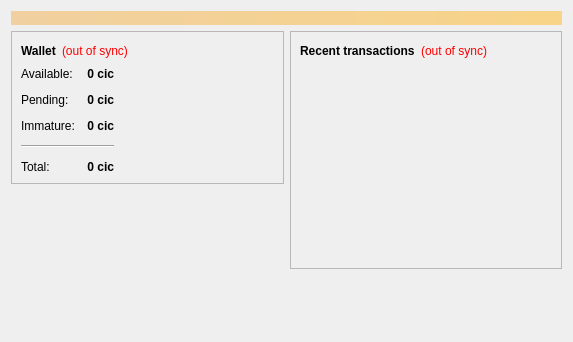
<?xml version="1.0" encoding="UTF-8"?>
<ui version="4.0">
 <class>OverviewPage</class>
 <widget class="QWidget" name="OverviewPage">
  <property name="geometry">
   <rect>
    <x>0</x>
    <y>0</y>
    <width>573</width>
    <height>342</height>
   </rect>
  </property>
  <property name="windowTitle">
   <string>Form</string>
  </property>
  <layout class="QVBoxLayout" name="topLayout">
   <item>
    <widget class="QLabel" name="labelAlerts">
     <property name="visible">
      <bool>false</bool>
     </property>
     <property name="styleSheet">
      <string notr="true">background-color: qlineargradient(x1: 0, y1: 0, x2: 1, y2: 0, stop:0 #F0D0A0, stop:1 #F8D488); color:#000000;</string>
     </property>
     <property name="wordWrap">
      <bool>true</bool>
     </property>
     <property name="margin">
      <number>3</number>
     </property>
    </widget>
   </item>
   <item>
    <layout class="QHBoxLayout" name="horizontalLayout" stretch="1,1">
     <item>
      <layout class="QVBoxLayout" name="verticalLayout_2">
       <item>
        <widget class="QFrame" name="frame">
         <property name="frameShape">
          <enum>QFrame::StyledPanel</enum>
         </property>
         <property name="frameShadow">
          <enum>QFrame::Raised</enum>
         </property>
         <layout class="QVBoxLayout" name="verticalLayout_4">
          <item>
           <layout class="QHBoxLayout" name="horizontalLayout_4">
            <item>
             <widget class="QLabel" name="label_5">
              <property name="font">
               <font>
                <weight>75</weight>
                <bold>true</bold>
               </font>
              </property>
              <property name="text">
               <string>Wallet</string>
              </property>
             </widget>
            </item>
            <item>
             <widget class="QLabel" name="labelWalletStatus">
              <property name="toolTip">
               <string>The displayed information may be out of date. Your wallet automatically synchronizes with the CICcoin network after a connection is established, but this process has not completed yet.</string>
              </property>
              <property name="styleSheet">
               <string notr="true">QLabel { color: red; }</string>
              </property>
              <property name="text">
               <string notr="true">(out of sync)</string>
              </property>
              <property name="alignment">
               <set>Qt::AlignLeading|Qt::AlignLeft|Qt::AlignVCenter</set>
              </property>
             </widget>
            </item>
            <item>
             <spacer name="horizontalSpacer_2">
              <property name="orientation">
               <enum>Qt::Horizontal</enum>
              </property>
              <property name="sizeHint" stdset="0">
               <size>
                <width>40</width>
                <height>20</height>
               </size>
              </property>
             </spacer>
            </item>
           </layout>
          </item>
          <item>
          <layout class="QHBoxLayout" name="horizontalLayout_3">
           <item>
           <layout class="QFormLayout" name="formLayout_2">
            <property name="fieldGrowthPolicy">
             <enum>QFormLayout::AllNonFixedFieldsGrow</enum>
            </property>
            <property name="horizontalSpacing">
             <number>12</number>
            </property>
            <property name="verticalSpacing">
             <number>12</number>
            </property>
            <item row="0" column="0">
             <widget class="QLabel" name="label">
              <property name="text">
               <string>Available:</string>
              </property>
             </widget>
            </item>
            <item row="0" column="1">
             <widget class="QLabel" name="labelBalance">
              <property name="font">
               <font>
                <weight>75</weight>
                <bold>true</bold>
               </font>
              </property>
              <property name="cursor">
               <cursorShape>IBeamCursor</cursorShape>
              </property>
              <property name="toolTip">
               <string>Your current spendable balance</string>
              </property>
              <property name="text">
               <string notr="true">0 cic</string>
              </property>
              <property name="alignment">
               <set>Qt::AlignRight|Qt::AlignTrailing|Qt::AlignVCenter</set>
              </property>
              <property name="textInteractionFlags">
               <set>Qt::LinksAccessibleByMouse|Qt::TextSelectableByKeyboard|Qt::TextSelectableByMouse</set>
              </property>
             </widget>
            </item>
            <item row="1" column="0">
             <widget class="QLabel" name="label_3">
              <property name="text">
               <string>Pending:</string>
              </property>
             </widget>
            </item>
            <item row="1" column="1">
             <widget class="QLabel" name="labelUnconfirmed">
              <property name="font">
               <font>
                <weight>75</weight>
                <bold>true</bold>
               </font>
              </property>
              <property name="cursor">
               <cursorShape>IBeamCursor</cursorShape>
              </property>
              <property name="toolTip">
               <string>Total of transactions that have yet to be confirmed, and do not yet count toward the spendable balance</string>
              </property>
              <property name="text">
               <string notr="true">0 cic</string>
              </property>
              <property name="alignment">
               <set>Qt::AlignRight|Qt::AlignTrailing|Qt::AlignVCenter</set>
              </property>
              <property name="textInteractionFlags">
               <set>Qt::LinksAccessibleByMouse|Qt::TextSelectableByKeyboard|Qt::TextSelectableByMouse</set>
              </property>
             </widget>
            </item>
            <item row="2" column="0">
             <widget class="QLabel" name="labelImmatureText">
              <property name="text">
               <string>Immature:</string>
              </property>
             </widget>
            </item>
            <item row="2" column="1">
             <widget class="QLabel" name="labelImmature">
              <property name="font">
               <font>
                <weight>75</weight>
                <bold>true</bold>
               </font>
              </property>
              <property name="toolTip">
               <string>Mined balance that has not yet matured</string>
              </property>
              <property name="text">
               <string notr="true">0 cic</string>
              </property>
              <property name="alignment">
               <set>Qt::AlignRight|Qt::AlignTrailing|Qt::AlignVCenter</set>
              </property>
              <property name="textInteractionFlags">
               <set>Qt::LinksAccessibleByMouse|Qt::TextSelectableByKeyboard|Qt::TextSelectableByMouse</set>
              </property>
             </widget>
            </item>
            <item row="4" column="0">
             <widget class="QLabel" name="labelTotalText">
              <property name="text">
               <string>Total:</string>
              </property>
             </widget>
            </item>
            <item row="4" column="1">
             <widget class="QLabel" name="labelTotal">
              <property name="font">
               <font>
                <weight>75</weight>
                <bold>true</bold>
               </font>
              </property>
              <property name="cursor">
               <cursorShape>IBeamCursor</cursorShape>
              </property>
              <property name="toolTip">
               <string>Your current total balance</string>
              </property>
              <property name="text">
               <string notr="true">0 cic</string>
              </property>
              <property name="alignment">
               <set>Qt::AlignRight|Qt::AlignTrailing|Qt::AlignVCenter</set>
              </property>
              <property name="textInteractionFlags">
               <set>Qt::LinksAccessibleByMouse|Qt::TextSelectableByKeyboard|Qt::TextSelectableByMouse</set>
              </property>
             </widget>
            </item>
            <item row="3" column="0" colspan="2">
             <widget class="Line" name="line">
              <property name="orientation">
               <enum>Qt::Horizontal</enum>
              </property>
             </widget>
            </item>
           </layout>
          </item>
            <item>
             <spacer name="horizontalSpacer_3">
              <property name="orientation">
               <enum>Qt::Horizontal</enum>
              </property>
              <property name="sizeHint" stdset="0">
               <size>
                <width>40</width>
                <height>20</height>
               </size>
              </property>
             </spacer>
            </item>
           </layout>
          </item>
         </layout>
        </widget>
       </item>
       <item>
        <spacer name="verticalSpacer">
         <property name="orientation">
          <enum>Qt::Vertical</enum>
         </property>
         <property name="sizeHint" stdset="0">
          <size>
           <width>20</width>
           <height>40</height>
          </size>
         </property>
        </spacer>
       </item>
      </layout>
     </item>
     <item>
      <layout class="QVBoxLayout" name="verticalLayout_3">
       <item>
        <widget class="QFrame" name="frame_2">
         <property name="frameShape">
          <enum>QFrame::StyledPanel</enum>
         </property>
         <property name="frameShadow">
          <enum>QFrame::Raised</enum>
         </property>
         <layout class="QVBoxLayout" name="verticalLayout">
          <item>
           <layout class="QHBoxLayout" name="horizontalLayout_2">
            <item>
             <widget class="QLabel" name="label_4">
              <property name="text">
               <string>&lt;b&gt;Recent transactions&lt;/b&gt;</string>
              </property>
             </widget>
            </item>
            <item>
             <widget class="QLabel" name="labelTransactionsStatus">
              <property name="toolTip">
               <string>The displayed information may be out of date. Your wallet automatically synchronizes with the CICcoin network after a connection is established, but this process has not completed yet.</string>
              </property>
              <property name="styleSheet">
               <string notr="true">QLabel { color: red; }</string>
              </property>
              <property name="text">
               <string notr="true">(out of sync)</string>
              </property>
              <property name="alignment">
               <set>Qt::AlignRight|Qt::AlignTrailing|Qt::AlignVCenter</set>
              </property>
             </widget>
            </item>
            <item>
             <spacer name="horizontalSpacer">
              <property name="orientation">
               <enum>Qt::Horizontal</enum>
              </property>
              <property name="sizeHint" stdset="0">
               <size>
                <width>40</width>
                <height>20</height>
               </size>
              </property>
             </spacer>
            </item>
           </layout>
          </item>
          <item>
           <widget class="QListView" name="listTransactions">
            <property name="styleSheet">
             <string notr="true">QListView { background: transparent; }</string>
            </property>
            <property name="frameShape">
             <enum>QFrame::NoFrame</enum>
            </property>
            <property name="verticalScrollBarPolicy">
             <enum>Qt::ScrollBarAlwaysOff</enum>
            </property>
            <property name="horizontalScrollBarPolicy">
             <enum>Qt::ScrollBarAlwaysOff</enum>
            </property>
            <property name="selectionMode">
             <enum>QAbstractItemView::NoSelection</enum>
            </property>
           </widget>
          </item>
         </layout>
        </widget>
       </item>
       <item>
        <spacer name="verticalSpacer_2">
         <property name="orientation">
          <enum>Qt::Vertical</enum>
         </property>
         <property name="sizeHint" stdset="0">
          <size>
           <width>20</width>
           <height>40</height>
          </size>
         </property>
        </spacer>
       </item>
      </layout>
     </item>
    </layout>
   </item>
  </layout>
 </widget>
 <resources/>
 <connections/>
</ui>
